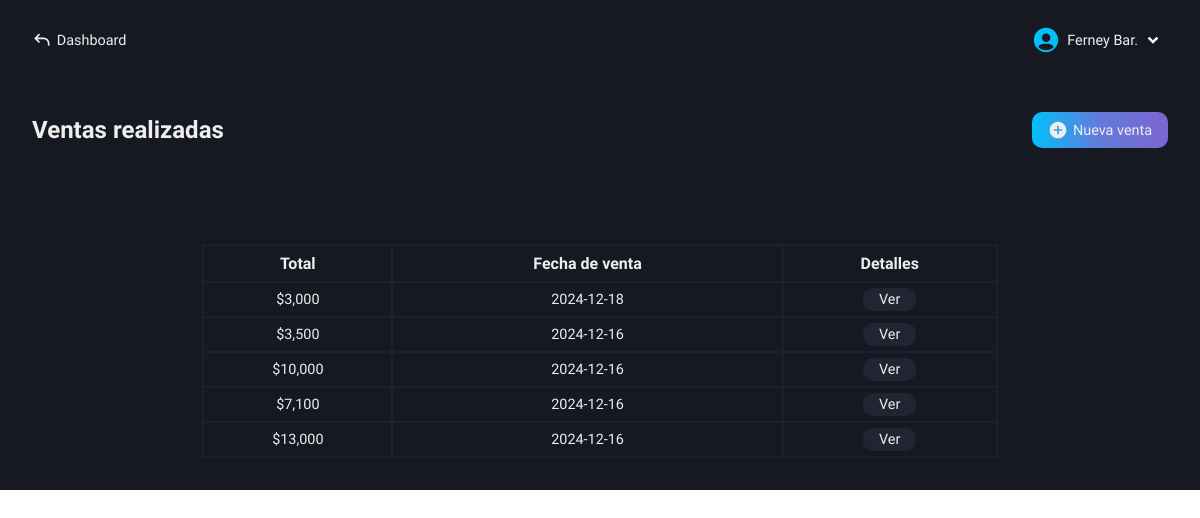
The app's page /roles/store/sales/sales-made.php (signed in), older data.
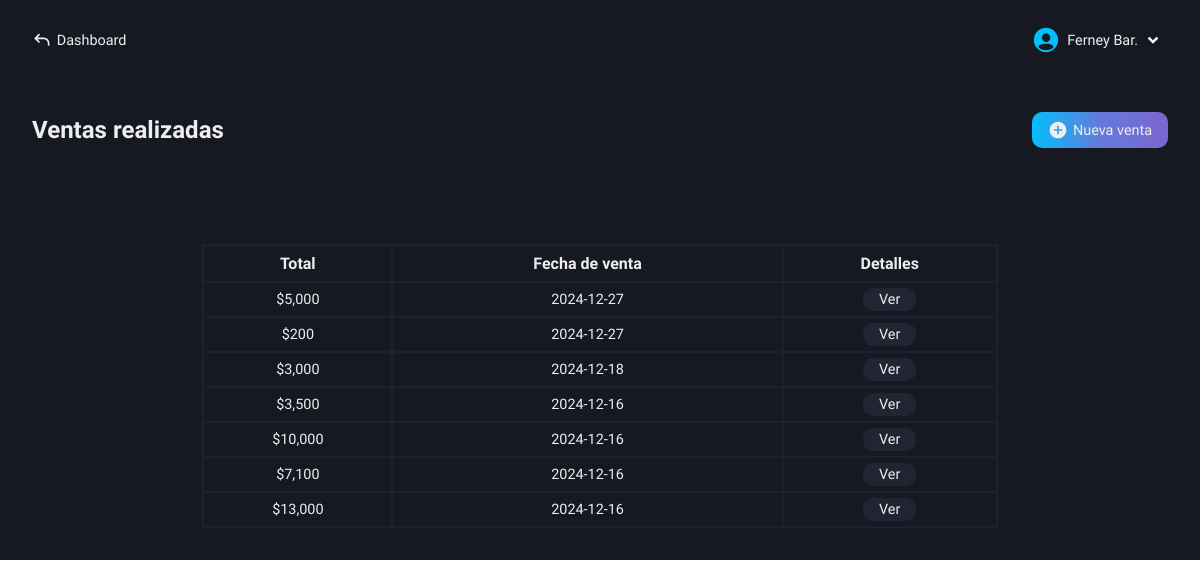
The same page, newer data.
### tables this page shows
CREATE TABLE `sales` (
  `id` int(11) NOT NULL AUTO_INCREMENT,
  `total_amount` int(11) NOT NULL,
  `sale_date` date NOT NULL,
  `user_email` varchar(100) NOT NULL,
  `name_business` varchar(100) NOT NULL,
  `phone_number` varchar(100) NOT NULL,
  PRIMARY KEY (`id`)
);

### roles/store/sales/sales-made.php (the view, shortened to what this page needs)
<!DOCTYPE html>
<html lang="es">
<head>
    <link rel="stylesheet" href="../../../css/store/sales-made.css">
    <?php
        include("../../../conexion.php");
        if (isset($_SESSION['user_id'])) {
            $id_user = $_SESSION['user_id'];
        } else {
            header("Location: ../../../index.php");
            exit();
        }
    ?>
</head>
<body>
    <main class="main">
        <nav class="nav-dash">
            <a href="../../dashboard-store.php" class="go-dash">
                <svg xmlns="http://www.w3.org/2000/svg" width="20" height="20" viewBox="0 0 24 24"><path fill="#eee" d="m4 10l-.707.707L2.586 10l.707-.707zm17 8a1 1 0 1 1-2 0zM8.293 15.707l-5-5l1.414-1.414l5 5zm-5-6.414l5-5l1.414 1.414l-5 5zM4 9h10v2H4zm17 7v2h-2v-2zm-7-7a7 7 0 0 1 7 7h-2a5 5 0 0 0-5-5z"/></svg>
                <p>Dashboard</p>
            </a>
            <div class="user-modal">
                <div class="username">
                    <div class="name-down">
                        <?php
                            $queryData = "SELECT name, lastname FROM users WHERE id = $id_user";
                            $result = mysqli_query($conexion, $queryData);
                            $rowData = mysqli_fetch_assoc($result);
                            echo "<p class='name'>" . $rowData['name'] . ' ' . substr($rowData['lastname'], 0, 3) . ".</p>";
                        ?>
                        <img src="../../../svg/down-arrow.svg" alt="">
                    </div>
                </div>
            </div>
        </nav>
        <section class="new-sale-products" id="hidden-modal">
            <div class="new-sale">
                <div class="tlt-button">
                    <h2 class="tlt-function">Ventas realizadas</h2>
                    <a href="new-sale.php" class="btn-new-sale bg-btn">
                        <svg xmlns="http://www.w3.org/2000/svg" width="20" height="20" viewBox="0 0 24 24"><path fill="#eee" d="M12 2C6.477 2 2 6.477 2 12s4.477 10 10 10s10-4.477 10-10S17.523 2 12 2m5 11h-4v4h-2v-4H7v-2h4V7h2v4h4z"/></svg>
                        <p>Nueva venta</p>
                    </a>
                </div>
                <div class="content-table">
                    <table>
                        <tr>
                            <th>Total</th>
                            <th>Fecha de venta</th>
                            <th>Detalles</th>
                        </tr>
                        <?php
                            $querySales = "SELECT * FROM sales ORDER BY id DESC LIMIT 15";
                            $resultSales = mysqli_query($conexion, $querySales);
                            if($resultSales -> num_rows > 0) {
                                while ($row = mysqli_fetch_assoc($resultSales)){
                                    $id_sale = $row['id'];
                                    echo "<tr>
                                            <td>$" . number_format($row['total_amount'], 0) . "</td>
                                            <td>" . $row['sale_date'] . "</td>
                                            <td class='view-details'>
                                                <a href='functions/invoice-details.php?id=$id_sale'>Ver</a>
                                            </td>
                                        </tr>";
                                }
                            } else {
                                echo "<tr>
                                        <td colspan='3'>No hay ventas realizadas aún.</td>
                                      </tr>";
                            }
                        ?>
                    </table>
                </div>
            </div>
        </section>
    </main>
</body>
</html>

Row changes from the older to the newer data that the page shows:
added sales: total_amount "5,000", sale_date "2024-12-27"
added sales: total_amount "200", sale_date "2024-12-27"
